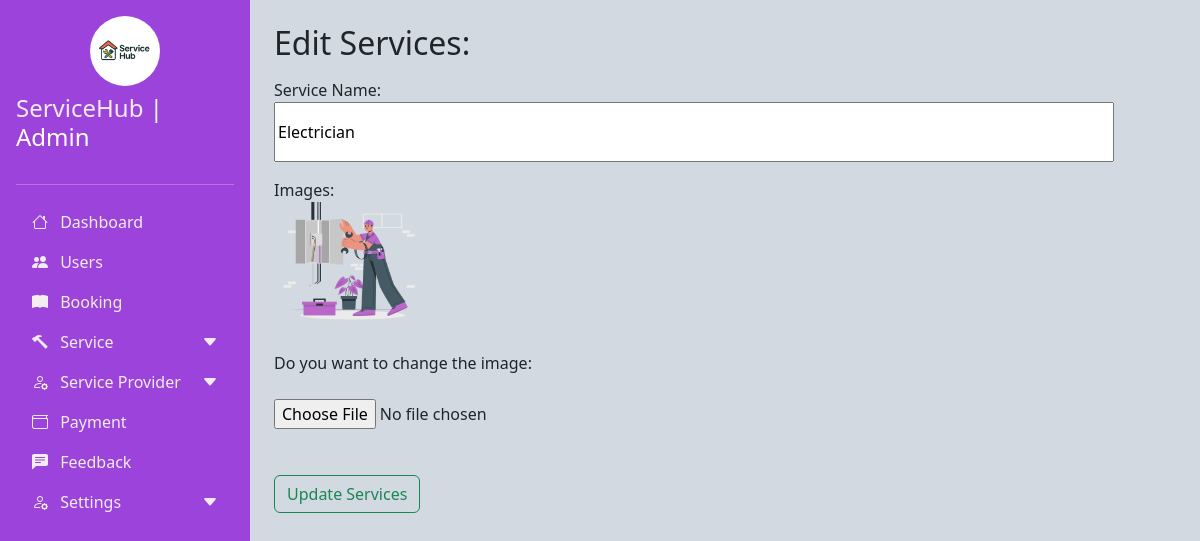
The page /Admin/service_edit.php?id=24 (signed in) on the database its author committed.
### tables this page shows
CREATE TABLE `service` (
  `service_id` int(11) NOT NULL,
  `service_name` varchar(20) NOT NULL,
  `image` text NOT NULL
);

### Admin/service_edit.php (the view, shortened to what this page needs)
<!DOCTYPE html>
<html lang="en">
<head>
    <link href="./css/bootstrap.min.css" rel="stylesheet" >
    <link rel="stylesheet" href="https://cdn.jsdelivr.net/npm/bootstrap-icons@1.10.0/font/bootstrap-icons.css">
    <link rel="stylesheet" href="custom.css">
</head>
<body>
    <div class="d-flex ">
        <?php
            include_once "sidenav.php";
        ?>
        <div class="main-content p-4" id="mainContent">
                 <?php
                        include_once "connection.php";
                        $res=mysqli_query($con,"select * from service where service_id='".$_GET['id']."'");
                        if($row=mysqli_fetch_array($res))
                        {
                 ?>
            <div class="o35">
                <div class="col-md-8">
                    <div class="card-body ab2">
                        <h2>Edit Services:</h2>
                        <p class="card-text">
                            <form method="POST" action="service_update.php" enctype="multipart/form-data">
                                <div class="mb-3">
                                    <label>Service Name:</label><br>
                                    <input type="text" name="s_name" id="s_name" value="<?php echo $row['service_name']?>"class="con1" required>
                                </div>
                                <div class="mb-3">
                                    <label>Images:</label><br>
                                    <img src="./img/<?php echo $row['image']?> "height="125px"width="150px"><br><br>
                                    <label>Do you want to change the image:</label><br><br>
                                    <input type="file" name="s_img" id="s_img" class="con1">
                                </div>
                                <button type="submit" class="btn btn-outline-success">Update Services</button>
                            </form>
                        </p>
                    </div>
                </div>
            </div>
            <?php
                }
            ?>
        </div>
    </div>
</body>
</html>

### Admin/custom.css (style rules this page uses)
body { overflow-x: hidden; background-color: rgb(210, 217, 224); }
.main-content { margin-left: 250px; transition: all 0.3s; }
.con1 { height:60px; width:70vw; }

### rows shown on the page
service: s_name "Electrician", image (picture)
